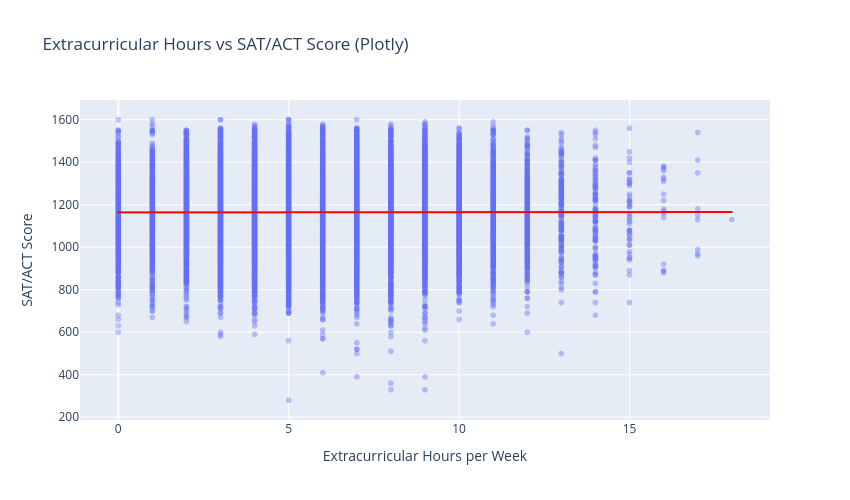

The notebook cell saved with this chart:
### Markdown cell above
### 3c. Plotly (interactive)

### Code cell
# Plotly scatter plot with a straight trendline added by trendline='ols'
fig = px.scatter(df, x='Extracurricular_Hours', y='SAT_ACT', opacity=0.4,
                 trendline='ols', trendline_color_override='red',
                 labels={'Extracurricular_Hours': 'Extracurricular Hours per Week', 'SAT_ACT': 'SAT/ACT Score'},
                 title='Extracurricular Hours vs SAT/ACT Score (Plotly)', width=850, height=500)
fig.show()

### Figure 1 — Plotly figure (JSON) as saved in the notebook; plotly's stock layout.template omitted (floating-point values rounded to 4 significant figures; data arrays with more than 128 entries replaced by an {"elided": "..."} marker saying what was removed)
{"data": [{"hovertemplate": "Extracurricular Hours per Week=%{x}<br>SAT/ACT Score=%{y}<extra></extra>", "legendgroup": "", "marker": {"color": "#636efa", "opacity": 0.4, "symbol": "circle"}, "mode": "markers", "name": "", "showlegend": false, "type": "scattergl", "x": {"elided": "17339 int values"}, "xaxis": "x", "y": {"elided": "17339 int values"}, "yaxis": "y"}, {"hovertemplate": "<b>OLS trendline</b><br>SAT_ACT = 0.106611 * Extracurricular_Hours + 1163.93<br>R<sup>2</sup>=0.000004<br><br>Extracurricular Hours per Week=%{x}<br>SAT/ACT Score=%{y} <b>(trend)</b><extra></extra>", "legendgroup": "", "line": {"color": "red"}, "marker": {"color": "#636efa", "symbol": "circle"}, "mode": "lines", "name": "", "showlegend": false, "type": "scattergl", "x": {"elided": "17339 int values"}, "xaxis": "x", "y": {"elided": "17339 float values"}, "yaxis": "y"}], "layout": {"height": 500, "legend": {"tracegroupgap": 0}, "title": {"text": "Extracurricular Hours vs SAT/ACT Score (Plotly)"}, "width": 850, "xaxis": {"anchor": "y", "domain": [0, 1], "title": {"text": "Extracurricular Hours per Week"}}, "yaxis": {"anchor": "x", "domain": [0, 1], "title": {"text": "SAT/ACT Score"}}}}
